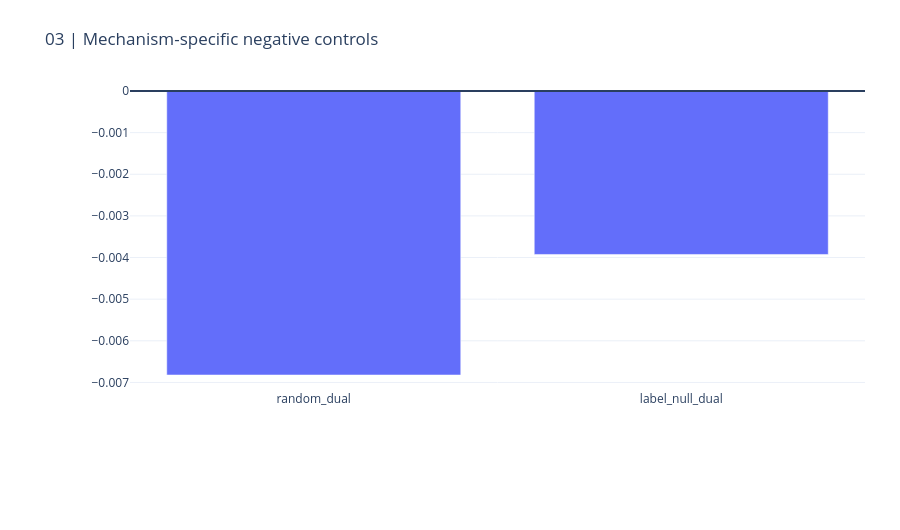
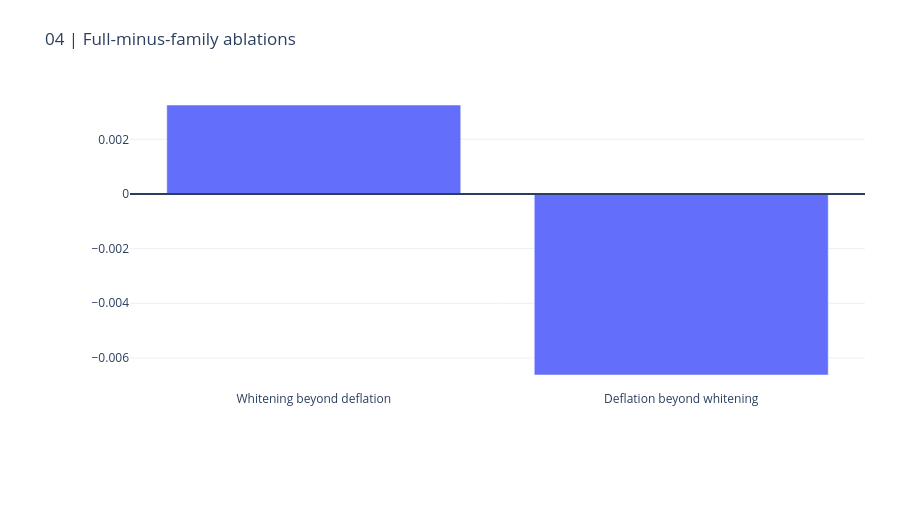

Here is the notebook cell these charts were saved with, in order:
### Markdown cell above
## 4. Mechanism controls and family removals

A primary gain against raw Qwen alone is insufficient. It must also beat the answer-only readout, raw basic features and the mechanism controls. Full-minus-family comparisons quantify the separate contributions; no secondary winner replaces the registered primary.

### Code cell
display(pd.DataFrame(result["comparisons"]))
CHARTS[2].show(renderer="plotly_mimetype")
CHARTS[3].show(renderer="plotly_mimetype")

### Figure 1 — Plotly figure (JSON) as saved in the notebook; plotly's stock layout.template omitted (floating-point values rounded to 4 significant figures)
{"data": [{"type": "bar", "x": ["random_dual", "label_null_dual"], "y": [-0.006821, -0.003926]}], "layout": {"height": 530, "margin": {"b": 140, "l": 130, "r": 35, "t": 90}, "shapes": [{"type": "line", "x0": 0, "x1": 1, "xref": "x domain", "y0": 0, "y1": 0, "yref": "y"}], "title": {"text": "03 | Mechanism-specific negative controls"}, "xaxis": {"automargin": true}, "yaxis": {"automargin": true}}}

### Figure 2 — Plotly figure (JSON) as saved in the notebook; plotly's stock layout.template omitted (floating-point values rounded to 4 significant figures)
{"data": [{"type": "bar", "x": ["Whitening beyond deflation", "Deflation beyond whitening"], "y": [0.003255, -0.006624]}], "layout": {"height": 530, "margin": {"b": 140, "l": 130, "r": 35, "t": 90}, "shapes": [{"type": "line", "x0": 0, "x1": 1, "xref": "x domain", "y0": 0, "y1": 0, "yref": "y"}], "title": {"text": "04 | Full-minus-family ablations"}, "xaxis": {"automargin": true}, "yaxis": {"automargin": true}}}
